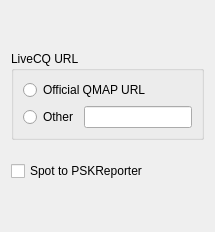
     <widget class="QWidget" name="tab_5">
      <attribute name="title">
       <string>LiveCQ</string>
      </attribute>
      <layout class="QGridLayout" name="gridLayout_2">
       <item row="0" column="0">
        <spacer name="verticalSpacer_6">
         <property name="orientation">
          <enum>Qt::Orientation::Vertical</enum>
         </property>
         <property name="sizeHint" stdset="0">
          <size>
           <width>20</width>
           <height>40</height>
          </size>
         </property>
        </spacer>
       </item>
       <item row="3" column="0">
        <widget class="QCheckBox" name="pskBox">
         <property name="text">
          <string>Spot to PSKReporter</string>
         </property>
        </widget>
       </item>
       <item row="4" column="0">
        <spacer name="verticalSpacer_7">
         <property name="orientation">
          <enum>Qt::Orientation::Vertical</enum>
         </property>
         <property name="sizeHint" stdset="0">
          <size>
           <width>20</width>
           <height>40</height>
          </size>
         </property>
        </spacer>
       </item>
       <item row="1" column="0">
        <widget class="QGroupBox" name="LiveCQ_groupBox">
         <property name="title">
          <string>LiveCQ URL</string>
         </property>
         <layout class="QGridLayout" name="gridLayout_9">
          <item row="1" column="0">
           <widget class="QRadioButton" name="otherBut">
            <property name="text">
             <string>Other</string>
            </property>
           </widget>
          </item>
          <item row="1" column="1">
           <widget class="QLineEdit" name="otherUrlBox">
            <property name="text">
             <string/>
            </property>
           </widget>
          </item>
          <item row="0" column="0" colspan="2">
           <widget class="QRadioButton" name="w3szBut">
            <property name="text">
             <string>Official QMAP URL</string>
            </property>
           </widget>
          </item>
         </layout>
        </widget>
       </item>
       <item row="2" column="0">
        <spacer name="verticalSpacer_8">
         <property name="orientation">
          <enum>Qt::Orientation::Vertical</enum>
         </property>
         <property name="sizeType">
          <enum>QSizePolicy::Policy::Fixed</enum>
         </property>
         <property name="sizeHint" stdset="0">
          <size>
           <width>20</width>
           <height>15</height>
          </size>
         </property>
        </spacer>
       </item>
      </layout>
     </widget>
